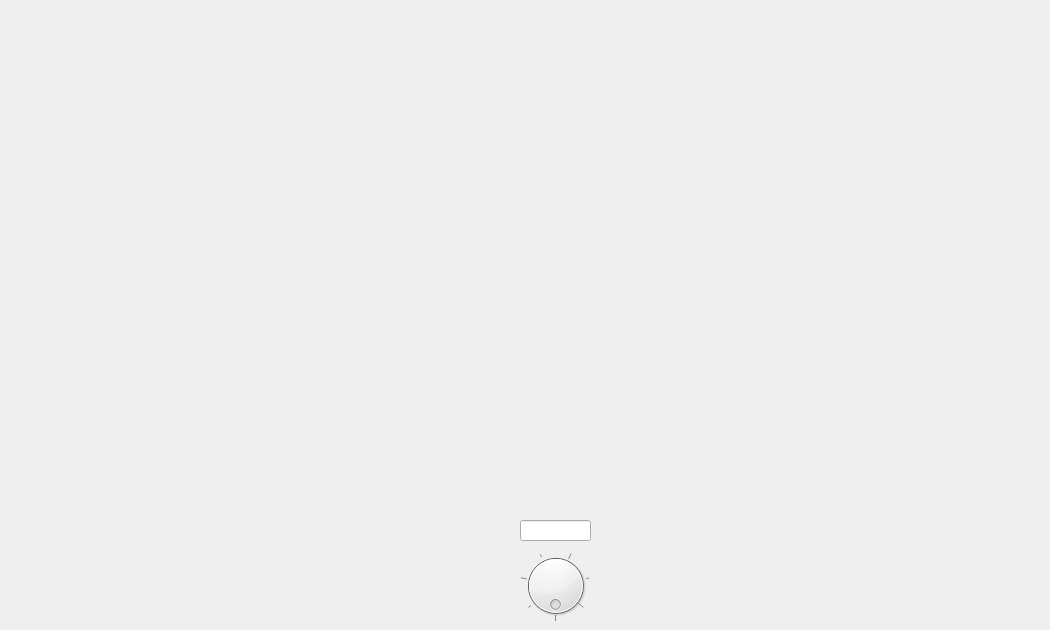
    <widget class="QWidget" name="page_7">
     <widget class="WidgetEADI" name="widgetEADI" native="true">
      <property name="geometry">
       <rect>
        <x>0</x>
        <y>0</y>
        <width>561</width>
        <height>441</height>
       </rect>
      </property>
     </widget>
     <widget class="WidgetEHSI" name="widgetEHSI" native="true">
      <property name="geometry">
       <rect>
        <x>580</x>
        <y>-1</y>
        <width>461</width>
        <height>441</height>
       </rect>
      </property>
     </widget>
     <widget class="QDial" name="dial_2">
      <property name="geometry">
       <rect>
        <x>520</x>
        <y>550</y>
        <width>71</width>
        <height>71</height>
       </rect>
      </property>
      <property name="minimum">
       <number>94000</number>
      </property>
      <property name="maximum">
       <number>105000</number>
      </property>
      <property name="singleStep">
       <number>10</number>
      </property>
      <property name="pageStep">
       <number>100</number>
      </property>
      <property name="value">
       <number>101325</number>
      </property>
      <property name="sliderPosition">
       <number>101325</number>
      </property>
      <property name="orientation">
       <enum>Qt::Orientation::Horizontal</enum>
      </property>
      <property name="invertedAppearance">
       <bool>false</bool>
      </property>
      <property name="wrapping">
       <bool>true</bool>
      </property>
      <property name="notchTarget">
       <double>15.000000000000000</double>
      </property>
      <property name="notchesVisible">
       <bool>true</bool>
      </property>
     </widget>
     <widget class="QLineEdit" name="doubleSpinBox_2">
      <property name="geometry">
       <rect>
        <x>520</x>
        <y>520</y>
        <width>71</width>
        <height>21</height>
       </rect>
      </property>
      <property name="font">
       <font>
        <family>Arial</family>
        <pointsize>16</pointsize>
       </font>
      </property>
      <property name="styleSheet">
       <string notr="true">color: rgb(255, 255, 255);</string>
      </property>
      <property name="text">
       <string>1013.25</string>
      </property>
      <property name="alignment">
       <set>Qt::AlignmentFlag::AlignRight|Qt::AlignmentFlag::AlignTrailing|Qt::AlignmentFlag::AlignVCenter</set>
      </property>
     </widget>
    </widget>
